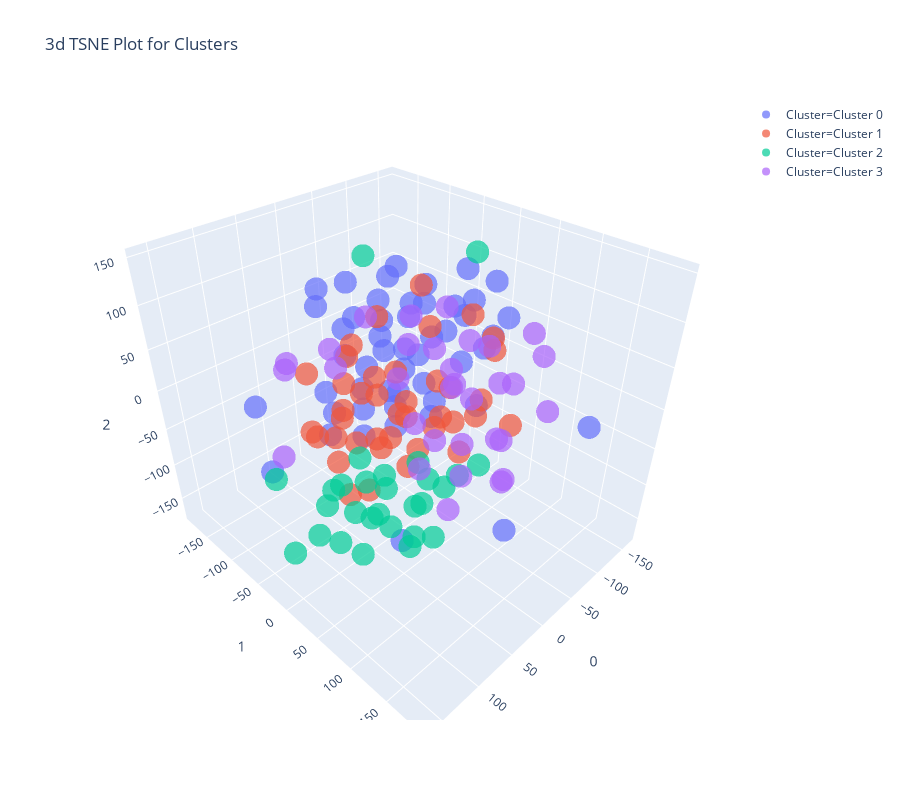

Source (notebook cell):
### Code cell
plot_model(kmeans,plot='tsne')
